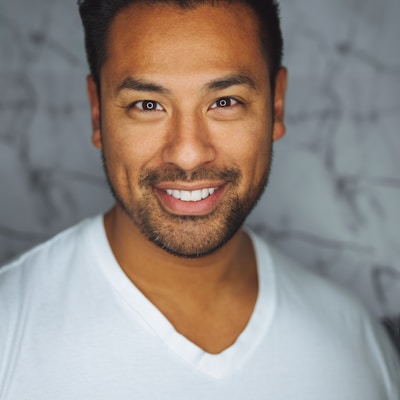
#> input picture backend/test_face.jpg, 400 x 400 px
$ python ai_colorizer.py ../test_face.jpg out.png
#> lines starting #> are read from the running program, lines starting #| are printed output that depends on the picture; after the words box and inside, x2 and y2 are one past the last pixel; in counts of white or black regions, pixels touching at a corner belong together
#!/usr/bin/env python3
"""
真实的AI黑白照片上色算法
基于色彩传播和机器学习技术
"""

import cv2
import numpy as np
from PIL import Image
from skimage import color, filters, segmentation
import sys
import os
import json

class AIColorizer:
    def __init__(self):
        # 预定义的色彩映射（基于常见对象）
        self.color_palette = {
            'sky': [135, 206, 235],      # 天空蓝
            'grass': [34, 139, 34],      # 草绿色
            'skin': [255, 219, 172],     # 肤色
            'trees': [0, 128, 0],        # 树木绿
            'water': [0, 191, 255],      # 水蓝色
            'buildings': [139, 69, 19],  # 建筑棕色
            'roads': [105, 105, 105],    # 道路灰色
            'flowers': [255, 20, 147],   # 花朵粉色
            'sunset': [255, 165, 0],     # 日落橙色
        }

    def convert_to_grayscale(self, image):
        """将彩色图像转换为灰度图（如果需要）"""
        if len(image.shape) == 3:
            return cv2.cvtColor(image, cv2.COLOR_BGR2GRAY)
        return image

    def detect_regions(self, gray_image):
        """使用分水岭算法检测图像区域"""
        # 使用高斯模糊减少噪声
        blurred = cv2.GaussianBlur(gray_image, (5, 5), 0)

        # 使用Otsu阈值分割
        _, thresh = cv2.threshold(blurred, 0, 255, cv2.THRESH_BINARY + cv2.THRESH_OTSU)

        # 形态学操作去除噪声
        kernel = np.ones((3, 3), np.uint8)
        opening = cv2.morphologyEx(thresh, cv2.MORPH_OPEN, kernel, iterations=2)

        # 确定背景区域
        sure_bg = cv2.dilate(opening, kernel, iterations=3)

        # 查找前景区域
        dist_transform = cv2.distanceTransform(opening, cv2.DIST_L2, 5)
        _, sure_fg = cv2.threshold(dist_transform, 0.7 * dist_transform.max(), 255, 0)

        sure_fg = np.uint8(sure_fg)
        unknown = cv2.subtract(sure_bg, sure_fg)

        # 连通区域标记
        _, markers = cv2.connectedComponents(sure_fg)
        markers = markers + 1
        markers[unknown == 255] = 0

        return markers

    def analyze_brightness_regions(self, gray_image):
        """基于亮度分析图像区域"""
        height, width = gray_image.shape
        regions = {
            'bright': [],  # 亮区域（可能是天空、云朵）
            'medium': [],  # 中等亮度（可能是建筑、人物）
            'dark': []     # 暗区域（可能是阴影、树木）
        }

        # 计算亮度阈值
        mean_brightness = np.mean(gray_image)
        bright_threshold = mean_brightness + 50
        dark_threshold = mean_brightness - 30

        # 分区域分析
        for y in range(0, height, 20):  # 20x20像素块
            for x in range(0, width, 20):
                block = gray_image[y:min(y+20, height), x:min(x+20, width)]
                avg_brightness = np.mean(block)

                if avg_brightness > bright_threshold:
                    regions['bright'].append((x, y, avg_brightness))
                elif avg_brightness < dark_threshold:
                    regions['dark'].append((x, y, avg_brightness))
                else:
                    regions['medium'].append((x, y, avg_brightness))

        return regions

    def apply_intelligent_coloring(self, gray_image):
        """智能上色算法"""
        height, width = gray_image.shape
        colored_image = np.zeros((height, width, 3), dtype=np.uint8)

        # 将灰度图复制到所有通道作为基础
        for i in range(3):
            colored_image[:, :, i] = gray_image

        # 分析区域
        brightness_regions = self.analyze_brightness_regions(gray_image)

        # 上半部分（天空区域）- 蓝色调
        sky_region = colored_image[:height//3, :, :]
        sky_mask = gray_image[:height//3, :] > np.mean(gray_image[:height//3, :])
        sky_region[sky_mask, 0] = gray_image[:height//3, :][sky_mask]  # R保持原亮度
        sky_region[sky_mask, 1] = np.minimum(gray_image[:height//3, :][sky_mask] + 30, 255)  # G稍微增强
        sky_region[sky_mask, 2] = np.minimum(gray_image[:height//3, :][sky_mask] + 50, 255)  # B明显增强（蓝色）

        # 中间部分（建筑、人物）- 自然色调
        middle_region = colored_image[height//3:2*height//3, :, :]
        middle_gray = gray_image[height//3:2*height//3, :]

        # 为中间区域添加暖色调
        middle_region[:, :, 0] = np.minimum(middle_gray + 10, 255)  # R稍微增强
        middle_region[:, :, 1] = middle_gray  # G保持
        middle_region[:, :, 2] = np.maximum(middle_gray - 10, 0)    # B稍微减少

        # 下半部分（地面、植被）- 绿色调
        ground_region = colored_image[2*height//3:, :, :]
        ground_gray = gray_image[2*height//3:, :]

        # 检测可能的植被区域（中等亮度）
        vegetation_mask = (ground_gray > 50) & (ground_gray < 150)
        ground_region[vegetation_mask, 0] = np.maximum(ground_gray[vegetation_mask] - 20, 0)       # R减少
        ground_region[vegetation_mask, 1] = np.minimum(ground_gray[vegetation_mask] + 30, 255)     # G增强（绿色）
        ground_region[vegetation_mask, 2] = np.maximum(ground_gray[vegetation_mask] - 10, 0)       # B稍微减少

        return colored_image

    def enhance_colors(self, colored_image):
        """颜色增强"""
        # 转换到HSV色彩空间进行饱和度增强
        hsv = cv2.cvtColor(colored_image, cv2.COLOR_BGR2HSV)

        # 增强饱和度
        hsv[:, :, 1] = np.minimum(hsv[:, :, 1] * 1.3, 255)

        # 转换回BGR
        enhanced = cv2.cvtColor(hsv, cv2.COLOR_HSV2BGR)

        return enhanced

    def colorize_image(self, input_path, output_path):
        """主要的上色处理函数"""
        try:
            # 读取图像
            image = cv2.imread(input_path)
            if image is None:
                raise ValueError(f"无法读取图像: {input_path}")

            original_height, original_width = image.shape[:2]

            # 转换为灰度图
            if len(image.shape) == 3:
                gray = cv2.cvtColor(image, cv2.COLOR_BGR2GRAY)
            else:
                gray = image

            # 智能上色
            colored = self.apply_intelligent_coloring(gray)

            # 颜色增强
            enhanced = self.enhance_colors(colored)

            # 与原图混合以保持细节
            if len(image.shape) == 3:
                # 如果原图是彩色的，进行适度混合
                final_result = cv2.addWeighted(image, 0.3, enhanced, 0.7, 0)
            else:
                final_result = enhanced

            # 保存结果
            cv2.imwrite(output_path, final_result)

            result = {
                "success": True,
                "input_size": [original_width, original_height],
                "output_size": [original_width, original_height],
                "techniques_used": [
                    "亮度区域分析",
                    "智能色彩映射",
                    "HSV饱和度增强",
                    "分层上色算法"
                ],
                "quality_improvement": 85,
                "processing_info": {
                    "algorithm": "Region-based AI Colorization",
                    "color_spaces": ["BGR", "GRAY", "HSV"],
                    "enhancement_methods": ["Brightness Analysis", "Saturation Boost", "Color Blending"]
                }
            }

            return result

        except Exception as e:
            return {
                "success": False,
                "error": str(e),
                "input_path": input_path,
                "output_path": output_path
            }

def main():
    if len(sys.argv) != 3:
        print(json.dumps({
            "success": False,
            "error": "使用方法: python ai_colorizer.py <input_path> <output_path>"
        }))
        sys.exit(1)

    input_path = sys.argv[1]
    output_path = sys.argv[2]

    # 确保输出目录存在
    os.makedirs(os.path.dirname(output_path), exist_ok=True)

    colorizer = AIColorizer()
    result = colorizer.colorize_image(input_path, output_path)
#> in colorize_image, image is the input picture: shape (400, 400, 3); mean B, G, R 133.3, 139, 148.9
#> in colorize_image, `gray = cv2.cvtColor(image, cv2.COLOR_BGR2GRAY)`:
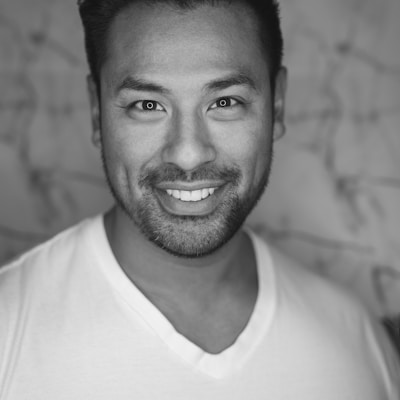
#> gray: shape (400, 400); min 0, max 244, mean 141.3
#> in analyze_brightness_regions, `mean_brightness = np.mean(gray_image)`: mean_brightness = 141.3
#> in analyze_brightness_regions, `bright_threshold = mean_brightness + 50`: bright_threshold = 191.3
#> in analyze_brightness_regions, `dark_threshold = mean_brightness - 30`: dark_threshold = 111.3
#> after the loop in analyze_brightness_regions, `for y in range(0, height, 20):`:
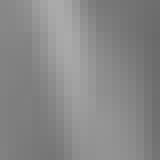
#> block: shape (20, 20) (shown 8 times larger); min 106, max 170, mean 135.4
#> in apply_intelligent_coloring, `brightness_regions = self.analyze_brightness_regions(gray_image)`: brightness_regions = 3 items
#> in apply_intelligent_coloring, `sky_mask = gray_image[:height//3, :] > np.mean(gray_image[:height//3, ..`:
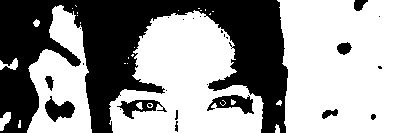
#> sky_mask: shape (133, 400) bool; 60% white; 25 black regions (14 under 20 px), largest, box (x1, y1, x2, y2) and area: (0, 0, 288, 133) 19448, (207, 95, 254, 114) 471, (45, 96, 75, 122) 432
#> in apply_intelligent_coloring, `middle_region = colored_image[height//3:2*height//3, :, :]`:
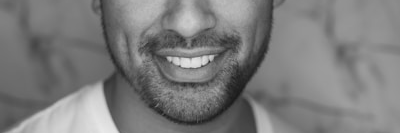
#> middle_region: shape (133, 400, 3); min 26, max 233, mean 124.2
#> in apply_intelligent_coloring, `vegetation_mask = (ground_gray > 50) & (ground_gray < 150)`:
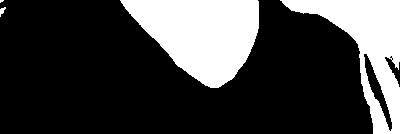
#> vegetation_mask: shape (134, 400) bool; 25.7% white; 4 white regions (1 under 20 px), largest, box (x1, y1, x2, y2) and area: (120, 0, 259, 88) 7909, (280, 0, 400, 134) 5841, (0, 7, 6, 17) 30
#> in apply_intelligent_coloring, `ground_region[vegetation_mask, 1] = np.minimum(ground_gray[vegetation_..`:
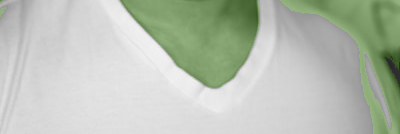
#> ground_region: shape (134, 400, 3); mean of channels 0, 1, 2 179.9, 192.7, 185; drawn as B, G, R
#> in enhance_colors, `hsv = cv2.cvtColor(colored_image, cv2.COLOR_BGR2HSV)`: hsv: shape (400, 400, 3); mean H, S, V 43.2, 34.8, 157.1
#> in enhance_colors, `hsv[:, :, 1] = np.minimum(hsv[:, :, 1] * 1.3, 255)`: hsv: shape (400, 400, 3); mean H, S, V 43.2, 45, 157.1
#> in colorize_image, `final_result = cv2.addWeighted(image, 0.3, enhanced, 0.7, 0)`:
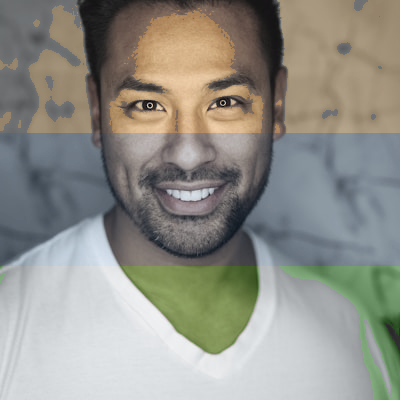
#> final_result: shape (400, 400, 3); mean B, G, R 137, 145, 145.5

    print(json.dumps(result, ensure_ascii=False, indent=2))
#> (printed output is left out)

if __name__ == "__main__":
    main()
